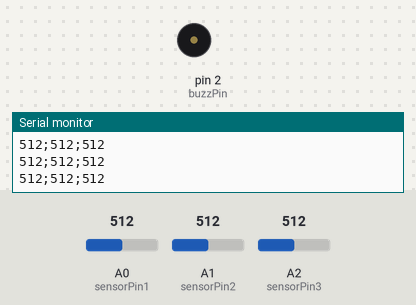
This sketch was run on a simulated Arduino Uno, built with avr-gcc and run on an emulated ATmega328P. On the bench: buzzer (waves = sounding, pin HIGH), the last lines printed to the serial monitor. Inputs (shaded band) come from the test bench; at power-on: A1 (sensorPin2) = 512, A0 (sensorPin1) = 512, A2 (sensorPin3) = 512.

Above: at 1.2 s.
1.3 s: A1 (sensorPin2) set to 793
2.8 s: A1 (sensorPin2) set to 813
At 2.97 s:
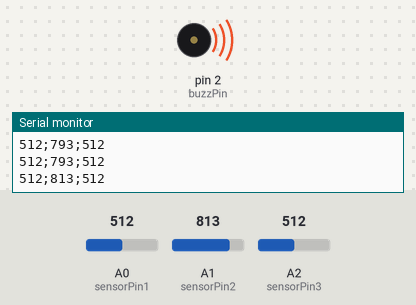
4.7 s: A0 (sensorPin1) set to 989
6.2 s: A0 (sensorPin1) set to 1018
Timing chart, 0 to 8.7 s (numbered marks = the images above; inputs shaded):
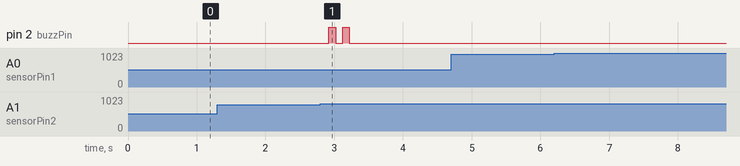

Measured:
- the behaviour switches between 800 and 801 on A1 (sensorPin2) (found by bisection; images 0 and 1)
- after the input at 2.8 s, pin 2 (buzzPin): alternates HIGH for 0.10 s and LOW for 0.10 s, 4 changes in all, then stays LOW, starting after 0.12 s

The sketch:

ArduinoSensors.ino
```cpp
const int sensorPin1 = A0; // pinul analog pe care este conectat primul senzor - SUNET
const int sensorPin2 = A1; // pinul analog pe care este conectat al doilea senzor - GAZ
const int sensorPin3 = A2; // pinul analog pe care este conectat al treilea senzor - LUMINA

volatile int sensorValue1 = 0; // valoarea citita de la primul senzor
volatile int sensorValue2 = 0; // valoarea citita de la al doilea senzor
volatile int sensorValue3 = 0; // valoarea citita de la al treilea senzor

const int buzzPin =  2;     // pinul digital pe care este conectat buzzer-ul
bool buzz = false;

void setup() {
  Serial.begin(9600); // configureaza portul serial la o rata de transfer de 9600 de biti pe secunda
  pinMode(buzzPin, OUTPUT);
}

void loop() {
  sensorValue1 = analogRead(sensorPin1);
  delay(10);
  sensorValue2 = analogRead(sensorPin2);
  delay(10);
  sensorValue3 = analogRead(sensorPin3);

  Serial.print(sensorValue1);
  Serial.print(";");
  Serial.print(sensorValue2);
  Serial.print(";");
  Serial.println(sensorValue3); //new line

  int valoarePrag = 800; // Valoarea de prag pentru activarea buzzer-ului

  bool senzor1DepasestePrag = sensorValue1 > valoarePrag;
  bool senzor2DepasestePrag = sensorValue2 > valoarePrag;
  bool senzor3DepasestePrag = sensorValue3 > valoarePrag;

  if (senzor1DepasestePrag == false && senzor2DepasestePrag == false && senzor3DepasestePrag == false)
    buzz = true;

  if (senzor1DepasestePrag && buzz) {
    soundBuzzer(1);
    buzz = false;
  } else if (senzor2DepasestePrag && buzz) {
    soundBuzzer(2);
    buzz = false;
  } else if (senzor3DepasestePrag && buzz) {
    soundBuzzer(3);
    buzz = false;
  }

  delay(100);
}

void soundBuzzer(int numarBipe) {
  for (int i = 0; i < numarBipe; i++) {
    digitalWrite(buzzPin, HIGH);
    delay(100);
    digitalWrite(buzzPin, LOW);
    if (i < numarBipe - 1) {
      delay(100);
    }
  }
}
```
